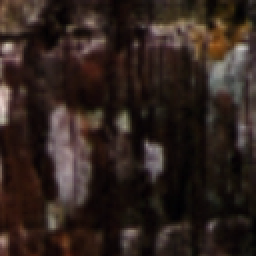
#> input picture Vistex/c001_004.png, 128 x 128 px (shown 2 times larger); its folder holds only this picture in this run
$ jupyter execute PDF.ipynb   (shell and % lines are left out)
#> lines starting #> are read from the running program, lines starting #| are printed output that depends on the picture; after the words box and inside, x2 and y2 are one past the last pixel; in counts of white or black regions, pixels touching at a corner belong together
[cell 1]
import cv2
import numpy as np
import os
from collections import Counter

class BuscadorDeImagens:
    def __init__(self, color_space='gray', bins=256):
        self.color_space = color_space
        self.bins = bins

    def extrair_pdf(self, image_path,aplicar_quantizacao_imagem=False,aplicar_filtro=False):
#> called with image_path = 'Vistex/c001_004.png', aplicar_quantizacao_imagem = False, aplicar_filtro = False
        img = cv2.imread(image_path)
#> img is the input picture: shape (128, 128, 3); mean B, G, R 29.7, 35.1, 47.8
        if img is None:
            raise ValueError(f"Não foi possível carregar a imagem: {image_path}")
        # Se quiser alterar fisicamente os pixels da imagem agrupando os valores
        if aplicar_filtro:
            # Aplica um desfoque leve (kernel 5x5) para remover ruídos pontuais
            img = cv2.GaussianBlur(img, (5, 5), 0)
        if aplicar_quantizacao_imagem:
            fator = 256 // self.bins
            img = (img // fator) * fator
        if self.color_space == 'gray':
            img = cv2.cvtColor(img, cv2.COLOR_BGR2GRAY)
            hist = cv2.calcHist([img], [0], None, [self.bins], [0, 256])
        elif self.color_space == 'rgb':
            img = cv2.cvtColor(img, cv2.COLOR_BGR2RGB)
            hist = cv2.calcHist([img], [0, 1, 2], None, [self.bins]*3, [0, 256]*3)
        elif self.color_space == 'hsv':
            img = cv2.cvtColor(img, cv2.COLOR_BGR2HSV)
            # Foi ignorado a iluminacao
            hist = cv2.calcHist([img], [0, 1], None, [self.bins, self.bins], [0, 180, 0, 256])

        # Normalização do histograma (Soma = 1) -> Transforma em PDF
        cv2.normalize(hist, hist, alpha=1, norm_type=cv2.NORM_L1)
        return hist.flatten()

    def calcular_distancia(self, pdf1, pdf2, metrica='euclidiana'):
        if metrica == 'euclidiana':
            return np.linalg.norm(pdf1 - pdf2)
        # Outras métricas podem ser adicionadas aqui (ex: Chi-Quadrado)

    def buscar(self, query_path, db_folder, N=2):
        query_pdf = self.extrair_pdf(query_path)
        resultados = []

        for filename in os.listdir(db_folder):
            if not filename.lower().endswith(('.png', '.jpg', '.jpeg')):
                continue

            img_path = os.path.join(db_folder, filename)
            # Caso a imagem esteja presente no proprio dataset ela é eliminada do rank
            if os.path.abspath(query_path) == os.path.abspath(img_path):
                continue

            db_pdf = self.extrair_pdf(img_path)
            distancia = self.calcular_distancia(query_pdf, db_pdf)
            resultados.append((distancia, filename))

        resultados.sort(key=lambda x: x[0])
        return resultados[:N]

    def extrair_classe_do_nome(self, filename):

        return filename.split('_')[0].lower()

    def avaliar_taxa_acerto(self, db_folder, N=3):
        imagens = [f for f in os.listdir(db_folder) if f.lower().endswith(('.png', '.jpg', '.jpeg'))]
        acertos = 0
        total_consultas = len(imagens)

        for query_filename in imagens:
            query_path = os.path.join(db_folder, query_filename)
            classe_real = self.extrair_classe_do_nome(query_filename)

            resultados = self.buscar(query_path, db_folder, N)

            classes_recuperadas = [self.extrair_classe_do_nome(res[1]) for res in resultados]

            classe_predita = Counter(classes_recuperadas).most_common(1)[0][0]

            if classe_predita == classe_real:
                acertos += 1

        taxa_acerto = acertos / total_consultas
        return taxa_acerto

[cell 2]
# \subsection{Substituição da Métrica de Distância}
# A distância Euclidiana trata cada \textit{bin} do histograma como uma dimensão ortogonal e independente, o que não é ideal para comparar distribuições estatísticas de cor. A proposta é substituir a distância Euclidiana pela \textbf{Distância de Bhattacharyya}, que mede de forma mais precisa a sobreposição relativa entre duas distribuições contínuas ou discretas:

[cell 3]
# [55 lines of commented-out code are left out]

[cell 4]
import os
from datetime import datetime
import concurrent.futures
from itertools import product
# Lembre-se de importar ou colar a sua classe BuscadorDeImagens aqui!

# ====================================================================
# FUNÇÃO "TRABALHADORA" (Cada núcleo da CPU vai rodar uma dessas)
# ====================================================================
def testar_configuracao(parametros):
    metodo_busca, aplicar_filtro, aplicar_quantizacao, bins = parametros
    pasta_banco = 'Vistex'

    try:
        # Inicializa o buscador com os parâmetros específicos desta "thread"
        buscador = BuscadorDeImagens(color_space=metodo_busca, bins=bins)

        # NOTA: Para que os filtros funcionem, você precisa garantir que o seu método
        # extrair_pdf da classe BuscadorDeImagens esteja aceitando esses parâmetros!
        # (Conforme discutimos nas mensagens anteriores)

        # Avalia a base inteira DE UMA VEZ para esta configuração
        taxa = buscador.avaliar_taxa_acerto(db_folder=pasta_banco, N=3)

        resultado_str = (f"[SUCESSO] Cor: {metodo_busca.upper():<4} | "
                         f"Filtro: {str(aplicar_filtro):<5} | "
                         f"Quant: {str(aplicar_quantizacao):<5} | "
                         f"Bins: {bins:<3} -> TAXA DE ACERTO: {taxa * 100:.2f}%")
        return resultado_str

    except Exception as e:
        return f"[ERRO] Cor: {metodo_busca} | Erro: {str(e)}"

# ====================================================================
# ÁREA DE EXECUÇÃO PRINCIPAL
# ====================================================================
if __name__ == '__main__':
    nome_arquivo_log = "resultados_vistex_log_paralelo.txt"
    agora = datetime.now().strftime("%d/%m/%Y %H:%M:%S")

    # 1. Definimos o "Grid" de parâmetros que queremos testar
    espacos_cor = ["rgb", "gray", "hsv"]
    usar_filtro = [False, True]
    usar_quant = [False, True]
    valores_bins = [32, 64,254] # Coloquei 32 e 64 para não demorar tanto, adicione mais se quiser

    # Cria uma lista com todas as combinações possíveis
    todas_combinacoes = list(product(espacos_cor, usar_filtro, usar_quant, valores_bins))

    print(f"Iniciando testes paralelos para {len(todas_combinacoes)} configurações diferentes...")

    # Abre o arquivo de log UMA VEZ no processo principal para evitar conflitos de gravação
    with open(nome_arquivo_log, "a", encoding="utf-8") as arquivo_log:

        def print_log(msg):
            print(msg)
            arquivo_log.write(msg + "\n")

        print_log(f"\n{'='*70}")
        print_log(f"INÍCIO DOS TESTES PARALELOS (CPU) - {agora}")
        print_log(f"{'='*70}")

        # 2. MÁGICA DO PARALELISMO ACONTECE AQUI
        # Usa todos os núcleos disponíveis no seu processador
        with concurrent.futures.ProcessPoolExecutor() as executor:
            # Mapeia a lista de combinações para a função trabalhadora
            resultados = executor.map(testar_configuracao, todas_combinacoes)
#> in extrair_pdf (call 13), `img = cv2.cvtColor(img, cv2.COLOR_BGR2GRAY)`:
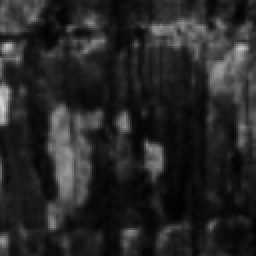
#> img: shape (128, 128) (shown 2 times larger); min 0, max 215, mean 38.3
#> in extrair_pdf (call 13), `hist = cv2.calcHist([img], [0], None, [self.bins], [0, 256])`: hist = 32 values, max 3185 at index 2, min 0 at index 27, mean 512
#> in extrair_pdf (call 25), `img = cv2.cvtColor(img, cv2.COLOR_BGR2HSV)`: img: shape (128, 128, 3); mean H, S, V 26.7, 113.5, 47.8
#> in extrair_pdf (call 25), `hist = cv2.calcHist([img], [0, 1], None, [self.bins, self.bins], [0, 1..`:
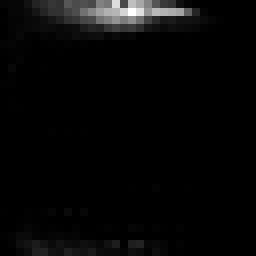
#> hist: shape (32, 32) float32 (shown 8 times larger); min 0, max 557, mean 16; drawn with min black and max white
#> in extrair_pdf (call 26), `hist = cv2.calcHist([img], [0, 1], None, [self.bins, self.bins], [0, 1..`:
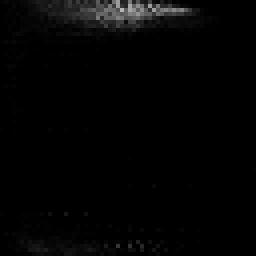
#> hist: shape (64, 64) float32 (shown 4 times larger); min 0, max 182, mean 4
#> in extrair_pdf (call 26), `cv2.normalize(hist, hist, alpha=1, norm_type=cv2.NORM_L1)`:
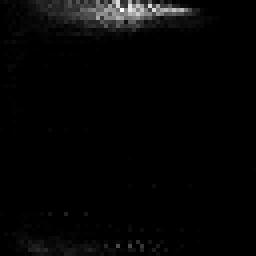
#> hist: shape (64, 64) float32 (shown 4 times larger); min 0, max 0.0111, mean 0.000244; drawn with min black and max white
#> in extrair_pdf (call 27), `hist = cv2.calcHist([img], [0, 1], None, [self.bins, self.bins], [0, 1..`:
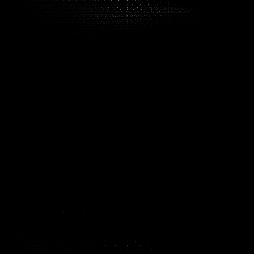
#> hist: shape (254, 254) float32; min 0, max 120, mean 0.3
#> in extrair_pdf (call 27), `cv2.normalize(hist, hist, alpha=1, norm_type=cv2.NORM_L1)`:
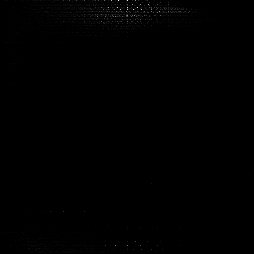
#> hist: shape (254, 254) float32; 5.64% of pixels changed, all inside (x1, y1, x2, y2) = (0, 0, 254, 253); drawn with min black and max white

            # Conforme as tarefas vão terminando em paralelo, imprimimos o resultado
            for resultado in resultados:
                print_log(resultado)

        print_log(f"{'='*70}")
        print_log("FIM DA EXECUÇÃO PARALELA")
        print_log(f"{'='*70}\n")
        print("Tudo concluído! Verifique o arquivo de log.")

$ run again, on Vistex/c003_009.png
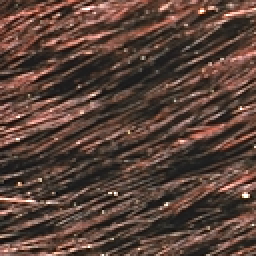
#> input picture Vistex/c003_009.png, 128 x 128 px (shown 2 times larger)
#> in extrair_pdf, img is the input picture: shape (128, 128, 3); mean B, G, R 57, 66.2, 89.1
#> in extrair_pdf (call 13), `img = cv2.cvtColor(img, cv2.COLOR_BGR2GRAY)`:
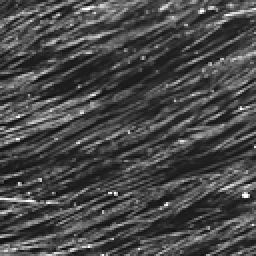
#> img: shape (128, 128) (shown 2 times larger); min 7, max 255, mean 72
#> in extrair_pdf (call 13), `hist = cv2.calcHist([img], [0], None, [self.bins], [0, 256])`: hist = 32 values, max 1909 at index 4, min 1 at index 0, mean 512
#> in extrair_pdf (call 27), `cv2.normalize(hist, hist, alpha=1, norm_type=cv2.NORM_L1)`:
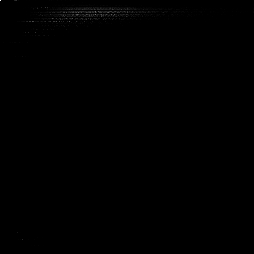
#> hist: shape (254, 254) float32; min 0, max 0.0103, mean 1.55e-05; drawn with min black and max white

$ run again, on Vistex/c004_015.png
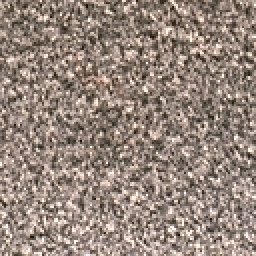
#> input picture Vistex/c004_015.png, 128 x 128 px (shown 2 times larger)
#> in extrair_pdf, img is the input picture: shape (128, 128, 3); mean B, G, R 124.3, 133.9, 149.9
#> in extrair_pdf (call 26), `hist = cv2.calcHist([img], [0, 1], None, [self.bins, self.bins], [0, 1..`:
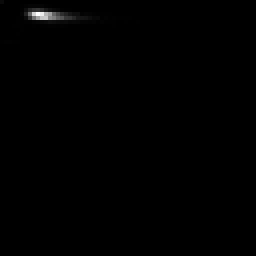
#> hist: shape (64, 64) float32 (shown 4 times larger); min 0, max 1202, mean 4; drawn with min black and max white
#> in extrair_pdf (call 27), `cv2.normalize(hist, hist, alpha=1, norm_type=cv2.NORM_L1)`:
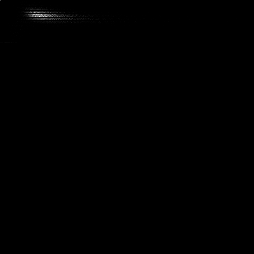
#> hist: shape (254, 254) float32; min 0, max 0.0118, mean 1.55e-05; drawn with min black and max white

$ run again, on Vistex/c006_002.png
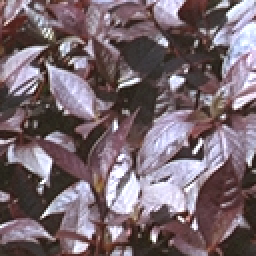
#> input picture Vistex/c006_002.png, 128 x 128 px (shown 2 times larger)
#> in extrair_pdf, img is the input picture: shape (128, 128, 3); mean B, G, R 110.7, 104, 120.3
#> in extrair_pdf (call 26), `cv2.normalize(hist, hist, alpha=1, norm_type=cv2.NORM_L1)`:
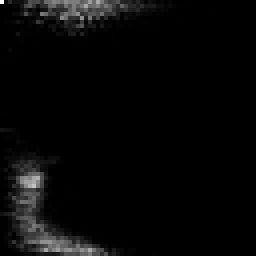
#> hist: shape (64, 64) float32 (shown 4 times larger); min 0, max 0.00824, mean 0.000244; drawn with min black and max white
#> in extrair_pdf (call 27), `cv2.normalize(hist, hist, alpha=1, norm_type=cv2.NORM_L1)`:
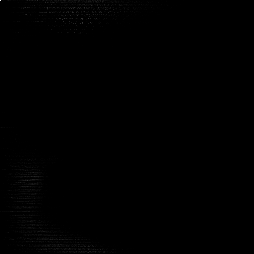
#> hist: shape (254, 254) float32; min 0, max 0.00812, mean 1.55e-05; drawn with min black and max white
